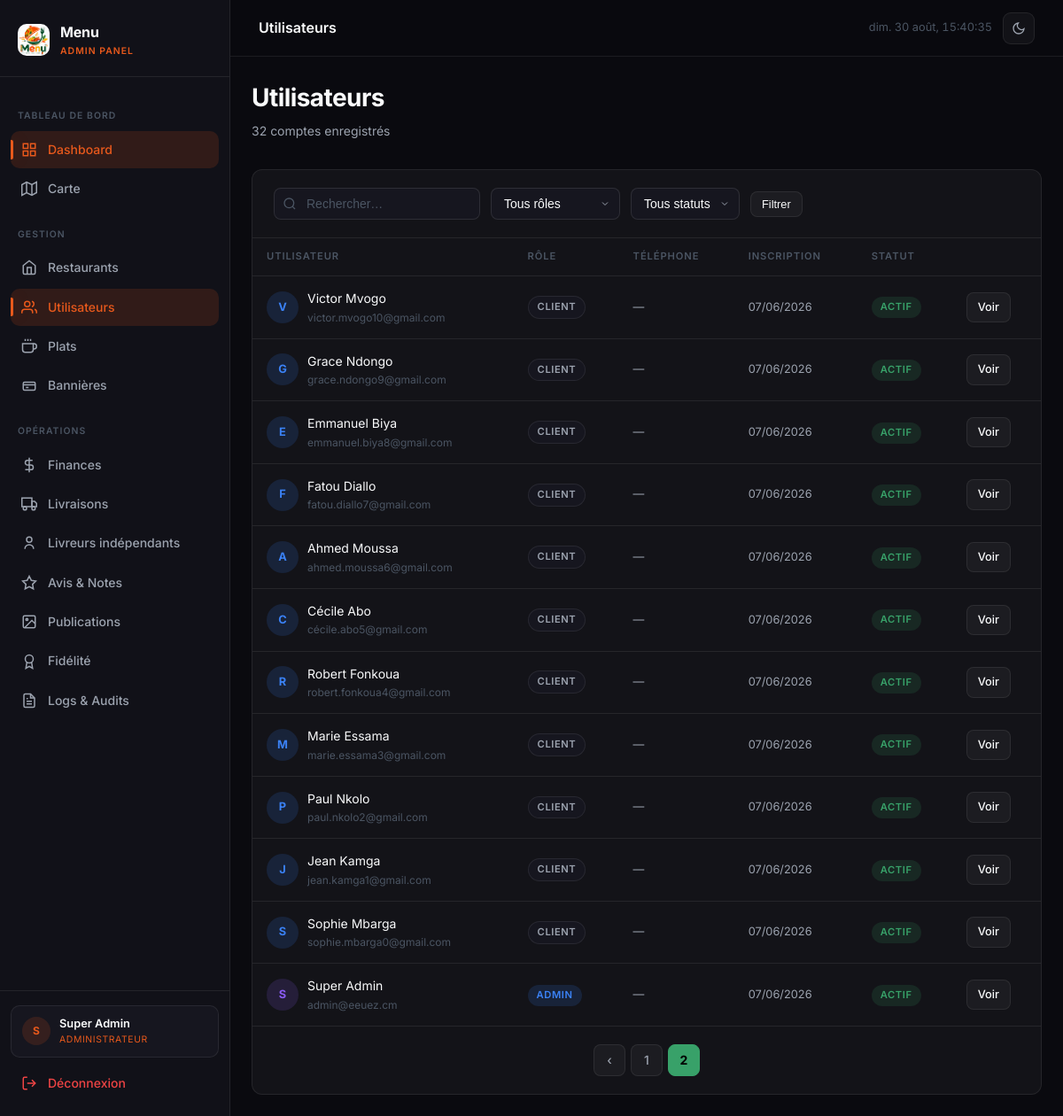
The page /admin-panel/users/?page=2&q=&role=&statut= (signed in) on the database as committed earlier.
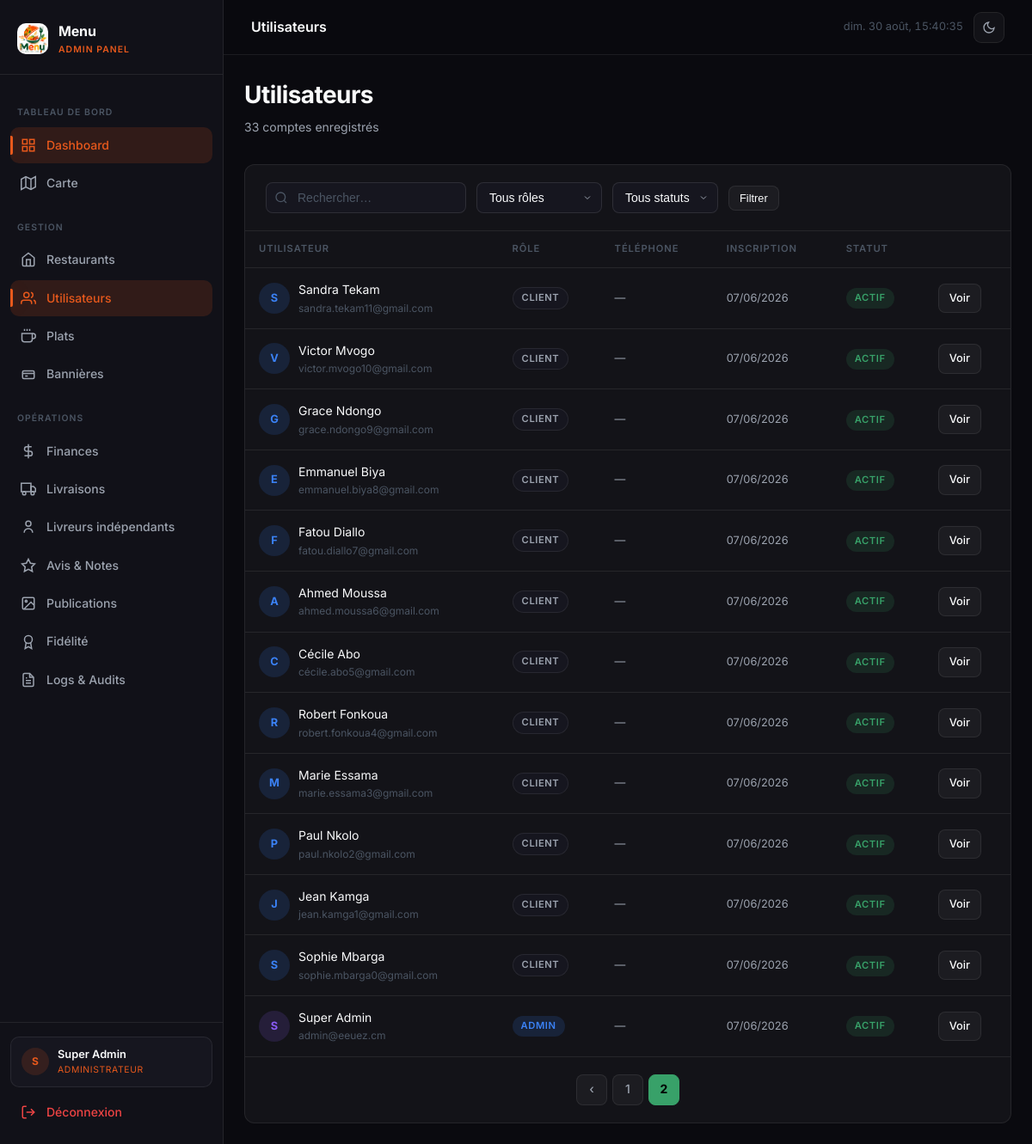
The same page on the database as committed later.
### core/models.py (models this page shows, shortened)
class User(AbstractUser):
    ROLE_CHOICES = [
        ('admin', 'Administrateur'),
        ('restaurant', 'Restaurant'),
        ('client', 'Client'),
        ('livreur', 'Livreur'),
    ]
    role = models.CharField(max_length=20, choices=ROLE_CHOICES, default='client')
    telephone = models.CharField(max_length=20, blank=True)
    allergies = models.CharField(max_length=300, blank=True)
    avatar = models.ImageField(upload_to='avatars/', blank=True, null=True)
    gain_total = models.DecimalField(max_digits=12, decimal_places=0, default=0)
    nombre_livraisons = models.PositiveIntegerField(default=0)
    restaurant_attache = models.ForeignKey(
        'RestaurantProfile', on_delete=models.SET_NULL, null=True, blank=True, related_name='livreurs',
    )
    points_solde = models.PositiveIntegerField(default=0)
    feed_seed = models.UUIDField(default=uuid.uuid4, editable=False)
    class Meta:
        verbose_name = 'Utilisateur'
        verbose_name_plural = 'Utilisateurs'

### core/views/dashboard.py (the view)
    def wrapper(request, *args, **kwargs):
        if not request.user.is_authenticated or request.user.role != 'admin':
            return redirect('core:login')
        return view_func(request, *args, **kwargs)

### core/views/dashboard.py (called while the page is built)
def admin_required(view_func):
    def wrapper(request, *args, **kwargs):
        if not request.user.is_authenticated or request.user.role != 'admin':
            return redirect('core:login')
        return view_func(request, *args, **kwargs)
    return wrapper

### core/views/users.py (called while the page is built)
@admin_required
def user_list(request):
    qs = User.objects.all()
    q = request.GET.get('q', '')
    role = request.GET.get('role', '')
    statut = request.GET.get('statut', '')
    if q:
        qs = qs.filter(Q(username__icontains=q) | Q(email__icontains=q) | Q(first_name__icontains=q) | Q(last_name__icontains=q))
    if role:
        qs = qs.filter(role=role)
    if statut == 'actif':
        qs = qs.filter(is_active=True)
    elif statut == 'inactif':
        qs = qs.filter(is_active=False)
    paginator = Paginator(qs.order_by('-date_joined'), 20)
    page = paginator.get_page(request.GET.get('page', 1))
    return render(request, 'admin_panel/users/list.html', {
        'page_obj': page,
        'q': q,
        'role': role,
        'statut': statut,
        'active_page': 'users',
    })

### templates/admin_panel/users/list.html (shortened to what this page needs)
{% extends 'base.html' %}
{% block topbar_title %}Utilisateurs{% endblock %}
{% block content %}
<div class="page-header anim-fade-up">
  <div>
    <h1 class="page-title">Utilisateurs</h1>
    <p class="page-subtitle">{{ page_obj.paginator.count }} compte{{ page_obj.paginator.count|pluralize }} enregistré{{ page_obj.paginator.count|pluralize }}</p>
  </div>
</div>
<div class="table-wrapper">
  <div class="table-header">
    <form method="get" class="filter-bar" style="flex:1;">
      <div class="input-search-wrapper">
        <input type="text" name="q" value="{{ q }}" placeholder="Rechercher…" class="input-search">
      </div>
      <select name="role" class="input-select" onchange="this.form.submit()">
        <option value="">Tous rôles</option>
      </select>
      <select name="statut" class="input-select" onchange="this.form.submit()">
        <option value="">Tous statuts</option>
      </select>
      <button type="submit" class="btn btn-secondary btn-sm">Filtrer</button>
    </form>
  </div>
  {% if page_obj %}
  <table>
    <thead><tr><th>Utilisateur</th><th>Rôle</th><th>Téléphone</th><th>Inscription</th><th>Statut</th><th></th></tr></thead>
    <tbody>
      {% for u in page_obj %}
      <tr class="anim-fade-up" style="animation-delay:{{ forloop.counter0 }}0ms;">
        <td>
          <div style="display:flex;align-items:center;gap:10px;">
            <div style="width:36px;height:36px;border-radius:50%;background:{% if u.role == 'admin' %}var(--accent-purple-dim){% elif u.role == 'restaurant' %}var(--accent-green-dim){% elif u.role == 'client' %}var(--accent-blue-dim){% else %}var(--accent-amber-dim){% endif %};display:flex;align-items:center;justify-content:center;font-weight:700;font-size:0.8rem;color:{% if u.role == 'admin' %}var(--accent-purple){% elif u.role == 'restaurant' %}var(--accent-green){% elif u.role == 'client' %}var(--accent-blue){% else %}var(--accent-amber){% endif %};">{{ u.first_name|first|upper|default:u.username|first|upper }}</div>
            <div>
              <div class="td-primary" style="color:var(--text-primary);">{{ u.get_full_name|default:u.username }}</div>
              <div style="font-size:0.75rem;color:var(--text-muted);">{{ u.email }}</div>
            </div>
          </div>
        </td>
        <td>
          {% if u.role == 'admin' %}<span class="badge badge-blue">Admin</span>
          {% elif u.role == 'restaurant' %}<span class="badge badge-green">Restaurant</span>
          {% elif u.role == 'client' %}<span class="badge badge-gray">Client</span>
          {% else %}<span class="badge badge-amber">Livreur</span>{% endif %}
        </td>
        <td style="font-size:0.8rem;">{{ u.telephone|default:"—" }}</td>
        <td style="font-size:0.8rem;">{{ u.date_joined|date:"d/m/Y" }}</td>
        <td>
          {% if u.is_active %}<span class="badge badge-green">Actif</span>
          {% else %}<span class="badge badge-red">Inactif</span>{% endif %}
        </td>
        <td><a href="{% url 'core:user_detail' u.pk %}" class="btn btn-secondary btn-sm">Voir</a></td>
      </tr>
      {% endfor %}
    </tbody>
  </table>
  {% if page_obj.has_other_pages %}
  <div class="pagination">
    {% if page_obj.has_previous %}<a href="?page={{ page_obj.previous_page_number }}&q={{ q }}&role={{ role }}&statut={{ statut }}" class="page-link">‹</a>{% endif %}
    {% for num in page_obj.paginator.page_range %}
      {% if page_obj.number == num %}<span class="page-link active">{{ num }}</span>
      {% elif num > page_obj.number|add:'-3' and num < page_obj.number|add:'3' %}<a href="?page={{ num }}&q={{ q }}&role={{ role }}&statut={{ statut }}" class="page-link">{{ num }}</a>{% endif %}
    {% endfor %}
  </div>
  {% endif %}
  {% else %}
  <div class="empty-state"><svg viewBox="0 0 24 24" fill="none" stroke="currentColor" stroke-width="1.5"><path d="M17 21v-2a4 4 0 0 0-4-4H5a4 4 0 0 0-4 4v2"/><circle cx="9" cy="7" r="4"/></svg><p>Aucun utilisateur trouvé</p></div>
  {% endif %}
</div>
{% endblock %}

### templates/base.html (shortened to what the changed rows need)
<!DOCTYPE html>
<html lang="fr">
<head>
{% load static %}
<link rel="stylesheet" href="{% static 'css/base.css' %}">
<link rel="stylesheet" href="{% static 'css/sidebar.css' %}">
<link rel="stylesheet" href="{% static 'css/animations.css' %}">
</head>
<body>
<div class="app-layout">
  <aside class="sidebar" id="sidebar">
    <div class="sidebar-footer">
      <div class="sidebar-user">
        <div class="sidebar-avatar">{{ request.user.first_name|first|upper|default:request.user.username|first|upper }}</div>
        <div class="sidebar-user-info">
          <div class="sidebar-user-name">{{ request.user.get_full_name|default:request.user.username }}</div>
          <div class="sidebar-user-role">Administrateur</div>
        </div>
      </div>
    </div>
  </aside>
  <div class="main-content">
    <div class="page-wrapper">
      {% block content %}{% endblock %}
    </div>
  </div>
</div>
</body>
</html>

Rows that differ between the two databases and show on the page:
now on this page (row edited): User: first_name|first "S", get_full_name "Sandra Tekam", email "sandra.tekam11@gmail.com", role "CLIENT", telephone "—", date_joined "07/06/2026", is_active "ACTIF"
Other text that changed with them:
{{ page_obj.paginator.count }}: "32" → "33"
